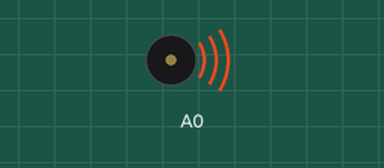
Simulated run of this sketch. Board: Arduino Uno R4 WiFi. Parts: buzzer (waves = sounding).

Above: at 0.2 s.
At 7.92 s:
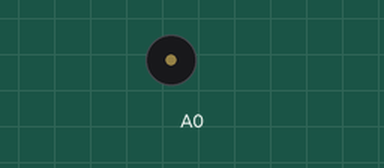
Timing chart, 0 to 9.2 s (numbered marks = the images above):
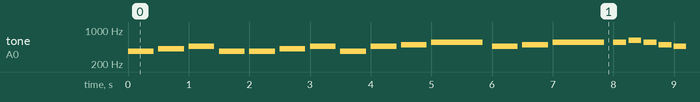

The sketch:

DACJacques.ino
```cpp
  /*
  DAC Melody player

  Generates a series of tones from MIDI note values
  using the Uno R4 DAC and the AnalogWave Library.
   The melody is "Frere Jacques"

circuit:
     * audio amp (LM386 used for testing) input+ attached to A0
     * audio amp input- attached to ground
     * 4-8-ohm speaker attached to amp output+
     * Potentiometer connected to pin A5

  created 13 Feb 2017
  modified 3 Jul 2023
  by Tom Igoe
*/
#include "analogWave.h"
analogWave wave(DAC);

#define NOTE_A4 69         // MIDI note value for middle A
#define FREQ_A4 440        // frequency for middle A

// the tonic, or first note of the key signature for the song:
int tonic = 65;
// the melody sequence. Note values are relative to the tonic:
int melody[] = {1, 3, 5, 1,
                1, 3, 5, 1,
                5, 6, 8, 5, 6, 8,
                8, 10, 8, 6, 5, 1,
                8, 10, 8, 6, 5, 1,
                1, -4, 1,
                1, -4, 1
               };
// the rhythm sequence. Values are 1/note, e.g. 4 = 1/4 note:
int rhythm[] = {4, 4, 4, 4,
                4, 4, 4, 4,
                4, 4, 2,
                4, 4, 2,
                8, 8, 8, 8, 4, 4,
                8, 8, 8, 8, 4, 4,
                4, 4, 2,
                4, 4, 2
               };
// which note of the melody to play:
int noteCounter = 0;

int bpm = 120;  // beats per minute
// duration of a beat in ms
float beatDuration = 60.0 / bpm * 1000;

void setup() {
// start the sine wave generator:
  wave.sine(10);
}

void loop() {
  // current note is an element of the array:
  int currentNote = melody[noteCounter] + tonic;
  // play a note from the melody:
  // convert MIDI note number to frequency:
  float frequency =  FREQ_A4 * pow(2, ((currentNote - NOTE_A4) / 12.0));

  // all the notes in this are sixteenth notes,
  // which is 1/4 of a beat, so:
  float noteDuration = beatDuration * (4.0 / rhythm[noteCounter]);
  // turn the note on:
  wave.freq(frequency);
 // tone(speakerPin, frequency, noteDuration * 0.85);
  // keep it on for the appropriate duration:
  delay(noteDuration * 0.85);
  wave.stop();
  delay(noteDuration * 0.15);
  // turn the note off:
 // noTone(speakerPin);
  // increment the note number for next time through the loop:
  noteCounter++;
  // keep the note in the range from 0 - 32 using modulo:
  noteCounter = noteCounter % 32;

}
```

Measured:
- by itself, tone on A0: plays 369 Hz for 0.43 s, 415 Hz for 0.43 s, 466 Hz for 0.43 s, 369 Hz for 0.43 s, 369 Hz for 0.43 s, 415 Hz for 0.43 s … (261 notes in this stretch)
